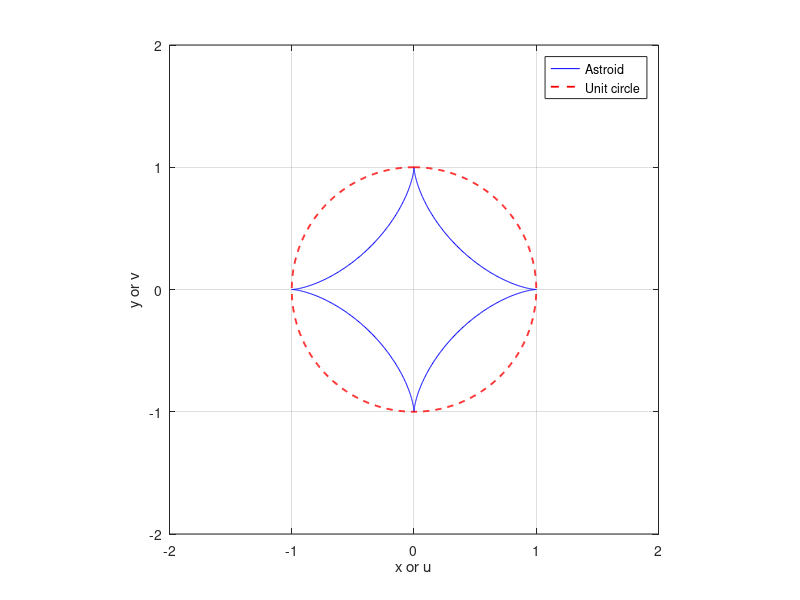

This figure's MATLAB source:
% HW2 11 매개변수 곡선 두 개
% 원문 조건과 정정 사항은 README.md 참고.
results=struct();
t=linspace(0,2*pi,1001); x=cos(t).^3; y=sin(t).^3; u=sin(t); v=cos(t);
figure; plot(x,y,'b-',u,v,'r--','LineWidth',1.3); grid on; axis equal; axis([-2 2 -2 2]);
xlabel('x or u'); ylabel('y or v'); legend('Astroid','Unit circle','Location','best');
results.astroid_identity_error=max(abs(abs(x).^(2/3)+abs(y).^(2/3)-1));
results.circle_identity_error=max(abs(u.^2+v.^2-1));
assert(results.astroid_identity_error<1e-12 && results.circle_identity_error<1e-12);
